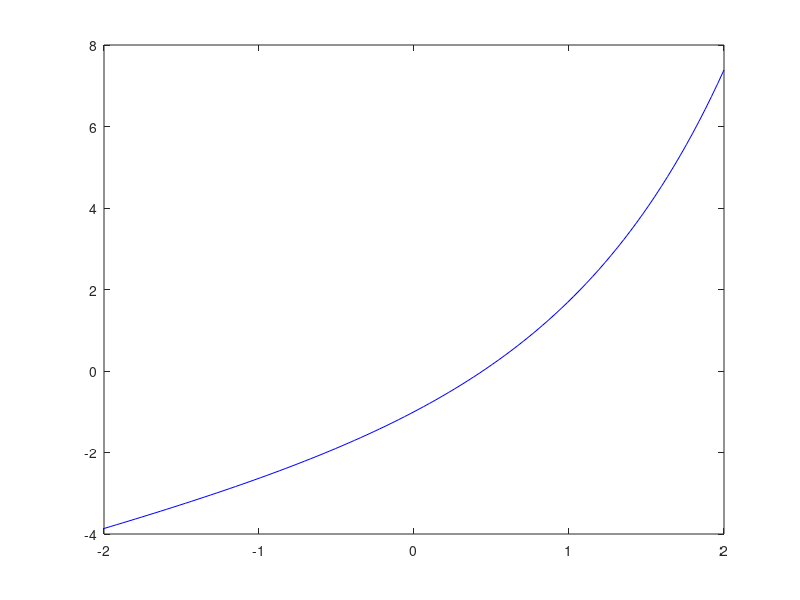

Recreate this plot in MATLAB. (Note: this script raises an error after producing the figure.)
clear all;
close all;
clc;

f = @(x) exp(x) - 2 + x;

x = linspace(-2,2,100);

% Plot della funzione f in [-2,2]
figure(1)
plot(x,f(x),'b')

% Inizializzo i valori per il metodo di Newton
x0 = 0;
tol = 1e-8;
max_iter = 500;
Df = @(x) exp(x) + 1;
% Metodo di Newton
[x,xall,iter] = newton(f,Df,x0,tol,max_iter);

% Calcolo errore relativo
sol = 0.442854401002389;
err_rel = abs(xall-sol)/sol;

% Plot in semilogy di err_rel
figure(2)
semilogy(1:iter, err_rel,'ko-','MarkerEdgeColor','m')